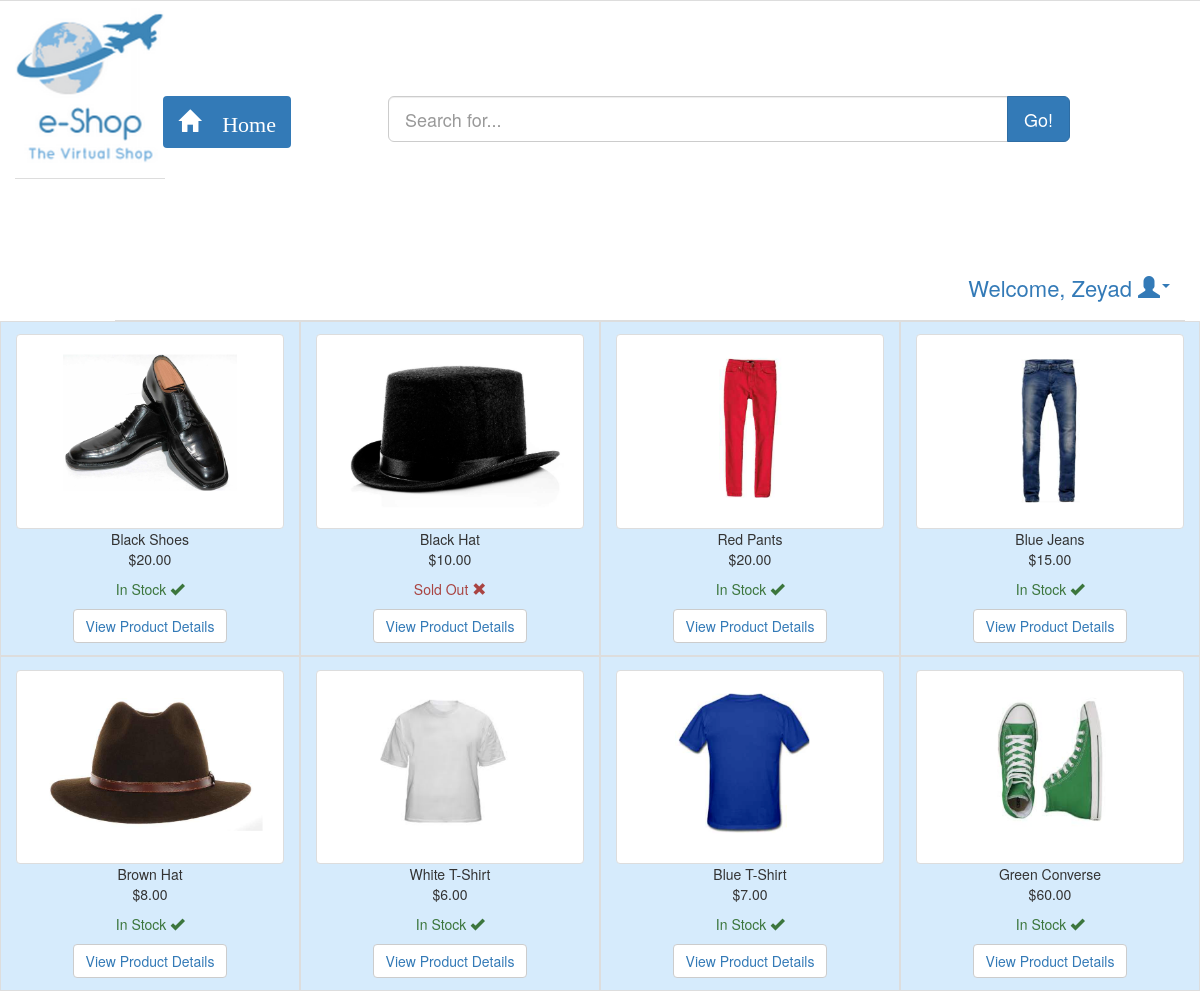
Page /E-Shop/home_client.php (signed in) on the committed database.
### tables this page shows
CREATE TABLE IF NOT EXISTS `products` (
  `id` int(11) NOT NULL,
  `product_name` varchar(255) NOT NULL,
  `price` varchar(16) NOT NULL,
  `details` text NOT NULL,
  `category` varchar(16) NOT NULL,
  `subcategory` varchar(16) NOT NULL,
  `date_added` date NOT NULL,
  `stock` int(11) NOT NULL DEFAULT '100'
);

### E-Shop/home_client.php (the view, shortened to what this page needs)
<?php
$i = 0;
$dynamicList = '<div class="container-fluid">';
$sql = mysql_query("SELECT * FROM products ORDER BY date_added DESC");
$productCount = mysql_num_rows($sql);
$available = "";
if ($productCount > 0) {
	while($row = mysql_fetch_array($sql)){
		$id = $row["id"];
		$product_name = $row["product_name"];
		$price = $row["price"];
		$stock = $row["stock"];
		if($stock > 0) {
    		$available = "<p class = 'text-success' align = 'center'>In Stock <span class='glyphicon glyphicon-ok'></p>";
  		}
  		else {
   			 $available = "<p class = 'text-danger' align = 'center'>Sold Out <span class='glyphicon glyphicon-remove'></p>";
  		}
		if ($i == 0) {
			$dynamicList .= '<div class="row" id = "zodiac">
								<div class="col-md-3" id = "wizo">
									<a href="product.php?id=' . $id . '"><img alt="' . $product_name . '" src="/E-Shop/assets/inventory_images/' . $id . '.png"  class="img-thumbnail" width = "300" height = "300"/></a>
									<p>
										' . $product_name . ' <br>
										$' . $price . '
										' . $available . '
									</p>
									<button type="button" class="btn btn-default">
										<a href="product.php?id=' . $id . '">View Product Details</a></> </td>
									</button>
								</div>';
		}
		elseif ($i %4 == 0) {
			$dynamicList .= '</div><div class="row" id ="zodiac">
								<div class="col-md-3" id = "wizo">
									<a href="product.php?id=' . $id . '"><img alt="' . $product_name . '" src="/E-Shop/assets/inventory_images/' . $id . '.png"  class="img-thumbnail" width = "300" height = "300" /></a>
									<p>
										' . $product_name . ' <br>
										$' . $price . '
										' . $available . '
									</p>
									<button type="button" class="btn btn-default">
										<a href="product.php?id=' . $id . '">View Product Details</a></> </td>
									</button>
								</div>';
		}
		else {
			$dynamicList .= '	<div class="col-md-3" id = "wizo">
									<a href="product.php?id=' . $id . '"><img alt="' . $product_name . '" src="/E-Shop/assets/inventory_images/' .$id . '.png"  class="img-thumbnail" width = "300" height = "300"/></a>
									<p >
										' . $product_name . ' <br>
										$' . $price . '
										' . $available . '
									</p>
									<button type="button" class="btn btn-default">
										<a href="product.php?id=' . $id . '">View Product Details</a></> </td>
									</button>
								</div>';
		}
$i++;
}
$dynamicList .= '</tr></table>';
} else {
	$dynamicList = "We have no products yet";
}
?>
<!DOCTYPE html>
<head>
	<link rel="stylesheet" href="/E-Shop/assets/bootstrap-3.3.5/css/bootstrap.css">
	<link href="/E-Shop/assets/css/main.css" rel="stylesheet" type="text/css" />
	<link rel="stylesheet" href="https://maxcdn.bootstrapcdn.com/font-awesome/4.4.0/css/font-awesome.min.css">
</head>
<body>
	<div align = "center" id = "mainWrapper">
		<?php include_once("layouts/header_client.php");?>
		<div id = "content">
			<div id = "#home">
				<?php echo $dynamicList; ?>
			</div>
		</div>
	</div>
</body>

### E-Shop/assets/css/main.css (style rules this page uses)
#content { padding-top: 110px; }
#wizo { padding-top: 12.5px; border: 1px solid #ddd; padding-bottom: 12.5px; background-color: #D6EBFC; }

### rows in the picture
products: product_name "Black Shoes", price "20.00", stock "In Stock"
products: shows a picture, product_name "Black Hat", price "10.00", stock "Sold Out"
products: shows a picture, product_name "Red Pants", price "20.00", stock "In Stock"
products: shows a picture, product_name "Blue Jeans", price "15.00", stock "In Stock"
products: product_name "Brown Hat", price "8.00", stock "In Stock"
products: shows a picture, product_name "White T-Shirt", price "6.00", stock "In Stock"
products: shows a picture, product_name "Blue T-Shirt", price "7.00", stock "In Stock"
products: shows a picture, product_name "Green Converse", price "60.00", stock "In Stock"

### other values in the picture
$fname "Zeyad"
